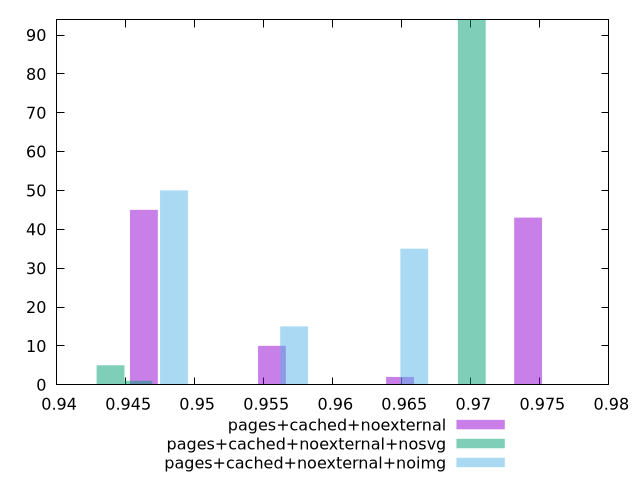

Source code (gnuplot):
$_pagesCachedNoexternal <<EOF
0.9741512139705413 43
0.9463183221428115 45
0.9555959527520548 10
0.964873583361298 2
EOF
$_pagesCachedNoexternalNosvg <<EOF
0.9700684267286531 94
0.9439047554683367 5
0.9459173455652842 1
EOF
$_pagesCachedNoexternalNoimg <<EOF
0.9659026870938366 35
0.9484990350741278 50
0.9572008610839823 15
EOF
set key outside below
set terminal pngcairo
set output "report_00004_2020-11-02T20-21-41.718Z/first-meaningful-paint/first-meaningful-paint_pages+cached+noexternal_pages+cached+noexternal+nosvg_pages+cached+noexternal+noimg+hist.png"
set boxwidth 0.002012590096947413
set style fill transparent solid 0.5 noborder
set yrange [0:94]
plot $_pagesCachedNoexternal title "pages+cached+noexternal" with boxes ,$_pagesCachedNoexternalNosvg title "pages+cached+noexternal+nosvg" with boxes ,$_pagesCachedNoexternalNoimg title "pages+cached+noexternal+noimg" with boxes ,
